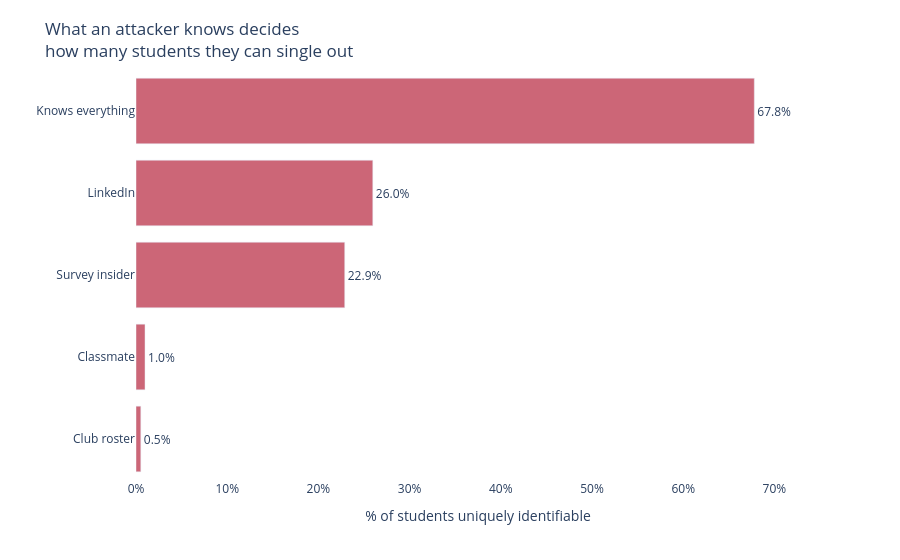

Notebook source saved alongside this figure:
### Markdown cell above
## 3. What the attacker knows decides who they can single out

**Headline:** a classmate (year, class, major) can uniquely pick out ~1% of
students, but someone who knows all core fields can single out **67.8%**.

### Code cell
per = pd.read_csv(RESULTS / "personas.csv")
per["name"] = per["persona"].map(PERSONA).fillna(per["persona"])
per = per.sort_values("pct_unique")      # ascending for horizontal bars

fig3 = px.bar(
    per, x="pct_unique", y="name", orientation="h", text_auto=".1%",
    color_discrete_sequence=[ACCENT],
    hover_data={"fields": True, "pct_unique": ":.1%", "name": False},
    title="What an attacker knows decides<br>how many students they can single out",
)
fig3.update_traces(textposition="outside", cliponaxis=False)
fig3.update_layout(
    xaxis_title="% of students uniquely identifiable", yaxis_title="",
    xaxis_tickformat=".0%", xaxis_range=[0, 0.75], plot_bgcolor="white",
    margin=dict(t=70),
)
save(fig3, "personas.png")
fig3

### Figure 1 — Plotly figure (JSON) as saved in the notebook; plotly's stock layout.template omitted (floating-point values rounded to 4 significant figures)
{"data": [{"cliponaxis": false, "customdata": [["Year + Class + program + affiliation"], ["Year + Class + MAJfirstcode"], ["logdate + Class + affiliation"], ["Year + Class + program + MAJfirstcode + MAJsecondcode"], ["Year + Class + program + FTFY + affiliation + MAJfirstcode + MAJsecondcode + begincol + edaspire"]], "hovertemplate": "pct_unique=%{x:.1%}<br>fields=%{customdata[0]}<extra></extra>", "legendgroup": "", "marker": {"color": "rgb(204, 102, 119)", "pattern": {"shape": ""}}, "name": "", "orientation": "h", "showlegend": false, "textposition": "outside", "texttemplate": "%{x:.1%}", "type": "bar", "x": [0.005258, 0.009889, 0.2289, 0.2597, 0.678], "xaxis": "x", "y": ["Club roster", "Classmate", "Survey insider", "LinkedIn", "Knows everything"], "yaxis": "y"}], "layout": {"barmode": "relative", "legend": {"tracegroupgap": 0}, "margin": {"t": 70}, "plot_bgcolor": "white", "title": {"text": "What an attacker knows decides<br>how many students they can single out"}, "xaxis": {"anchor": "y", "domain": [0.0, 1.0], "range": [0, 0.75], "tickformat": ".0%", "title": {"text": "% of students uniquely identifiable"}}, "yaxis": {"anchor": "x", "domain": [0.0, 1.0], "title": {"text": ""}}}}
